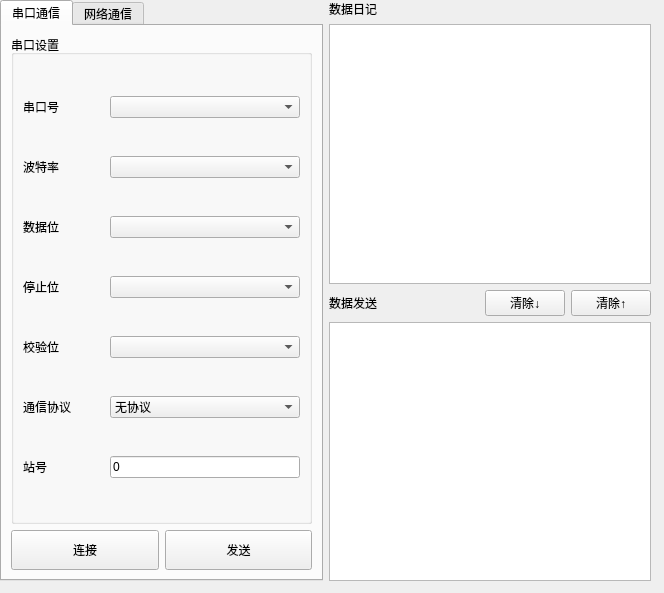
<?xml version="1.0" encoding="UTF-8"?>
<ui version="4.0">
 <class>ComWindow</class>
 <widget class="QWidget" name="ComWindow">
  <property name="geometry">
   <rect>
    <x>0</x>
    <y>0</y>
    <width>664</width>
    <height>593</height>
   </rect>
  </property>
  <property name="windowTitle">
   <string>通信设置</string>
  </property>
  <widget class="QWidget" name="">
   <property name="geometry">
    <rect>
     <x>0</x>
     <y>0</y>
     <width>651</width>
     <height>581</height>
    </rect>
   </property>
   <layout class="QGridLayout" name="gridLayout_6">
    <item row="0" column="1">
     <layout class="QGridLayout" name="gridLayout_5" rowstretch="0,0,0,0">
      <item row="1" column="0">
       <widget class="QTextEdit" name="txtRcvData">
        <property name="readOnly">
         <bool>true</bool>
        </property>
       </widget>
      </item>
      <item row="0" column="0">
       <widget class="QLabel" name="label_10">
        <property name="text">
         <string>数据日记</string>
        </property>
       </widget>
      </item>
      <item row="2" column="0">
       <layout class="QHBoxLayout" name="horizontalLayout">
        <item>
         <widget class="QLabel" name="label_11">
          <property name="text">
           <string>数据发送</string>
          </property>
         </widget>
        </item>
        <item>
         <spacer name="horizontalSpacer">
          <property name="orientation">
           <enum>Qt::Horizontal</enum>
          </property>
          <property name="sizeHint" stdset="0">
           <size>
            <width>40</width>
            <height>20</height>
           </size>
          </property>
         </spacer>
        </item>
        <item>
         <widget class="QPushButton" name="btnClearSendData">
          <property name="text">
           <string>清除↓</string>
          </property>
         </widget>
        </item>
        <item>
         <widget class="QPushButton" name="btnClearRcvData">
          <property name="text">
           <string>清除↑</string>
          </property>
         </widget>
        </item>
       </layout>
      </item>
      <item row="3" column="0">
       <widget class="QTextEdit" name="txtSendData"/>
      </item>
     </layout>
    </item>
    <item row="0" column="0">
     <widget class="QTabWidget" name="tabWidget">
      <property name="currentIndex">
       <number>0</number>
      </property>
      <widget class="QWidget" name="tab">
       <attribute name="title">
        <string>串口通信</string>
       </attribute>
       <layout class="QGridLayout" name="gridLayout_3">
        <item row="0" column="0" colspan="2">
         <widget class="QGroupBox" name="groupBox">
          <property name="title">
           <string>串口设置</string>
          </property>
          <layout class="QGridLayout" name="gridLayout" columnstretch="3,7">
           <item row="0" column="0">
            <widget class="QLabel" name="label">
             <property name="text">
              <string>串口号</string>
             </property>
            </widget>
           </item>
           <item row="3" column="0">
            <widget class="QLabel" name="label_4">
             <property name="text">
              <string>停止位</string>
             </property>
            </widget>
           </item>
           <item row="4" column="0">
            <widget class="QLabel" name="label_5">
             <property name="text">
              <string>校验位</string>
             </property>
            </widget>
           </item>
           <item row="5" column="0">
            <widget class="QLabel" name="label_6">
             <property name="text">
              <string>通信协议</string>
             </property>
            </widget>
           </item>
           <item row="1" column="1">
            <widget class="QComboBox" name="cmbBaude"/>
           </item>
           <item row="5" column="1">
            <widget class="QComboBox" name="cmbSerialMode">
             <item>
              <property name="text">
               <string>无协议</string>
              </property>
             </item>
             <item>
              <property name="text">
               <string>Modbus</string>
              </property>
             </item>
            </widget>
           </item>
           <item row="2" column="1">
            <widget class="QComboBox" name="cmbDataBit"/>
           </item>
           <item row="3" column="1">
            <widget class="QComboBox" name="cmbStopBit"/>
           </item>
           <item row="2" column="0">
            <widget class="QLabel" name="label_3">
             <property name="text">
              <string>数据位</string>
             </property>
            </widget>
           </item>
           <item row="4" column="1">
            <widget class="QComboBox" name="cmbParity"/>
           </item>
           <item row="0" column="1">
            <widget class="QComboBox" name="cmbPortNames"/>
           </item>
           <item row="1" column="0">
            <widget class="QLabel" name="label_2">
             <property name="text">
              <string>波特率</string>
             </property>
            </widget>
           </item>
           <item row="7" column="0">
            <widget class="QLabel" name="label_14">
             <property name="text">
              <string>站号</string>
             </property>
            </widget>
           </item>
           <item row="7" column="1">
            <widget class="QLineEdit" name="txtSerialStation">
             <property name="text">
              <string>0</string>
             </property>
            </widget>
           </item>
          </layout>
         </widget>
        </item>
        <item row="1" column="0">
         <widget class="QPushButton" name="btnOpenUart">
          <property name="minimumSize">
           <size>
            <width>0</width>
            <height>40</height>
           </size>
          </property>
          <property name="text">
           <string>连接</string>
          </property>
         </widget>
        </item>
        <item row="1" column="1">
         <widget class="QPushButton" name="btnSendSerialData">
          <property name="minimumSize">
           <size>
            <width>0</width>
            <height>40</height>
           </size>
          </property>
          <property name="text">
           <string>发送</string>
          </property>
         </widget>
        </item>
       </layout>
      </widget>
      <widget class="QWidget" name="tab_2">
       <attribute name="title">
        <string>网络通信</string>
       </attribute>
       <layout class="QGridLayout" name="gridLayout_4">
        <item row="0" column="0" colspan="2">
         <widget class="QGroupBox" name="groupBox_2">
          <property name="title">
           <string>TCP/IP</string>
          </property>
          <layout class="QGridLayout" name="gridLayout_2" columnstretch="3,7">
           <item row="0" column="0">
            <widget class="QLabel" name="label_7">
             <property name="text">
              <string>TCP类型</string>
             </property>
            </widget>
           </item>
           <item row="0" column="1">
            <widget class="QComboBox" name="cmbTcpType">
             <item>
              <property name="text">
               <string>TCP Client</string>
              </property>
             </item>
             <item>
              <property name="text">
               <string>TCP Server</string>
              </property>
             </item>
            </widget>
           </item>
           <item row="1" column="0">
            <widget class="QLabel" name="label_8">
             <property name="text">
              <string>远程主机地址</string>
             </property>
            </widget>
           </item>
           <item row="1" column="1">
            <widget class="QComboBox" name="cmbRemoteIp"/>
           </item>
           <item row="2" column="0">
            <widget class="QLabel" name="label_9">
             <property name="text">
              <string>端口号</string>
             </property>
            </widget>
           </item>
           <item row="2" column="1">
            <widget class="QLineEdit" name="txtTcpPort">
             <property name="text">
              <string>9600</string>
             </property>
            </widget>
           </item>
           <item row="3" column="0">
            <widget class="QLabel" name="label_12">
             <property name="text">
              <string>协议类型</string>
             </property>
            </widget>
           </item>
           <item row="3" column="1">
            <widget class="QComboBox" name="cmbTcpMode">
             <item>
              <property name="text">
               <string>无协议</string>
              </property>
             </item>
             <item>
              <property name="text">
               <string>Modbus</string>
              </property>
             </item>
            </widget>
           </item>
           <item row="4" column="0">
            <widget class="QLabel" name="label_13">
             <property name="text">
              <string>站号</string>
             </property>
            </widget>
           </item>
           <item row="4" column="1">
            <widget class="QLineEdit" name="txtTcpStation">
             <property name="text">
              <string>0</string>
             </property>
            </widget>
           </item>
          </layout>
         </widget>
        </item>
        <item row="1" column="0">
         <widget class="QPushButton" name="btnTcpConnect">
          <property name="minimumSize">
           <size>
            <width>0</width>
            <height>40</height>
           </size>
          </property>
          <property name="text">
           <string>连接</string>
          </property>
         </widget>
        </item>
        <item row="1" column="1">
         <widget class="QPushButton" name="btnSendTcpData">
          <property name="minimumSize">
           <size>
            <width>0</width>
            <height>40</height>
           </size>
          </property>
          <property name="text">
           <string>发送</string>
          </property>
         </widget>
        </item>
       </layout>
      </widget>
     </widget>
    </item>
   </layout>
  </widget>
 </widget>
 <resources/>
 <connections/>
</ui>
